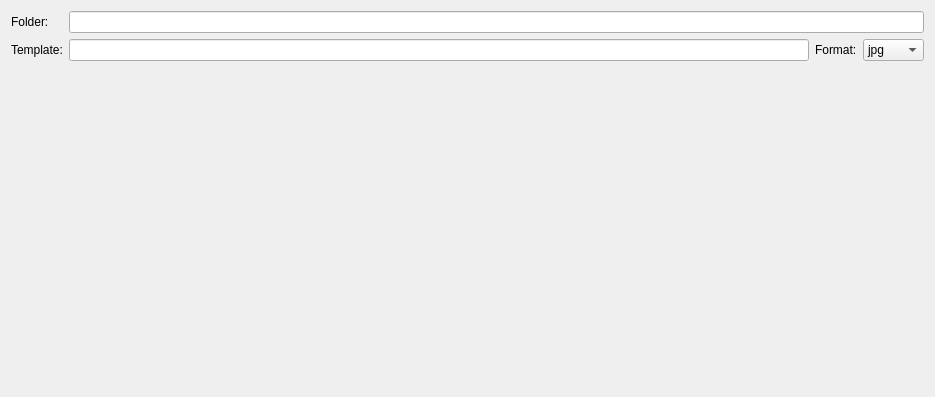
<?xml version="1.0" encoding="UTF-8"?>
<ui version="4.0">
 <class>PrefScreenshots</class>
 <widget class="QWidget" name="PrefScreenshots">
  <property name="geometry">
   <rect>
    <x>0</x>
    <y>0</y>
    <width>935</width>
    <height>397</height>
   </rect>
  </property>
  <property name="windowTitle">
   <string>Screenshots</string>
  </property>
  <property name="windowIcon">
   <iconset theme="accessories-screenshot-tool"/>
  </property>
  <layout class="QGridLayout" name="gridLayout">
   <item row="2" column="1">
    <spacer name="verticalSpacer">
     <property name="orientation">
      <enum>Qt::Orientation::Vertical</enum>
     </property>
     <property name="sizeHint" stdset="0">
      <size>
       <width>20</width>
       <height>40</height>
      </size>
     </property>
    </spacer>
   </item>
   <item row="1" column="0">
    <widget class="QLabel" name="screenshot_template_label">
     <property name="enabled">
      <bool>true</bool>
     </property>
     <property name="text">
      <string>Template:</string>
     </property>
     <property name="buddy">
      <cstring>screenshot_template_edit</cstring>
     </property>
    </widget>
   </item>
   <item row="1" column="2">
    <widget class="QLabel" name="screenshot_format_label">
     <property name="enabled">
      <bool>true</bool>
     </property>
     <property name="text">
      <string>Format:</string>
     </property>
     <property name="buddy">
      <cstring>screenshot_format_combo</cstring>
     </property>
    </widget>
   </item>
   <item row="1" column="1">
    <widget class="QLineEdit" name="screenshot_template_edit">
     <property name="enabled">
      <bool>true</bool>
     </property>
    </widget>
   </item>
   <item row="0" column="0">
    <widget class="QLabel" name="screenshots_dir_label">
     <property name="enabled">
      <bool>true</bool>
     </property>
     <property name="text">
      <string>Folder:</string>
     </property>
     <property name="wordWrap">
      <bool>false</bool>
     </property>
     <property name="buddy">
      <cstring>screenshot_edit</cstring>
     </property>
    </widget>
   </item>
   <item row="1" column="3">
    <widget class="QComboBox" name="screenshot_format_combo">
     <property name="enabled">
      <bool>true</bool>
     </property>
     <item>
      <property name="text">
       <string>jpg</string>
      </property>
     </item>
     <item>
      <property name="text">
       <string>png</string>
      </property>
     </item>
     <item>
      <property name="text">
       <string>webp</string>
      </property>
     </item>
    </widget>
   </item>
   <item row="0" column="1" colspan="3">
    <widget class="QLineEdit" name="screenshot_edit">
     <property name="enabled">
      <bool>true</bool>
     </property>
    </widget>
   </item>
  </layout>
 </widget>
 <resources>
  <include location="../icons/res.qrc"/>
 </resources>
 <connections/>
</ui>
